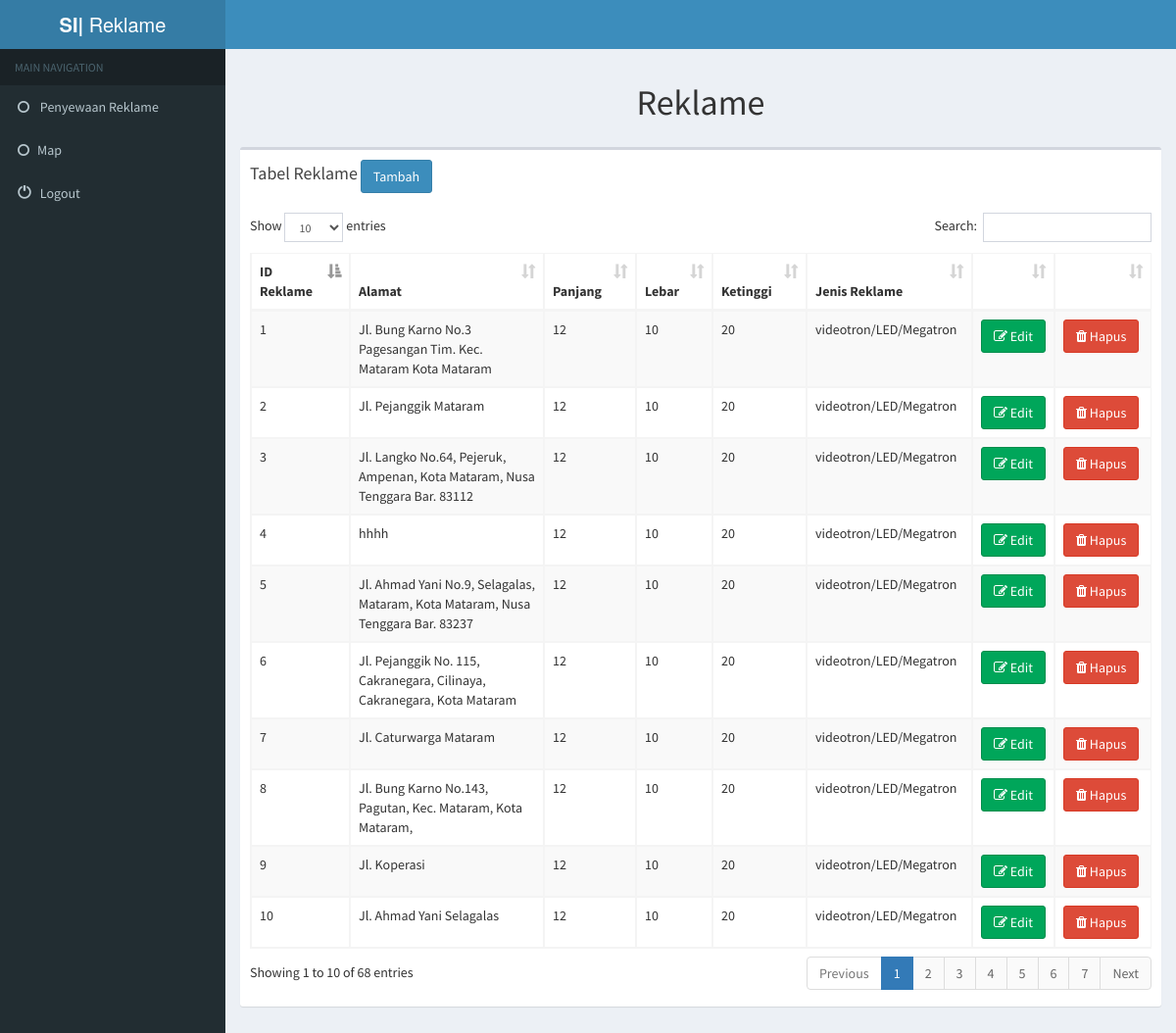
Page /index.php/reklame on the earlier database version.
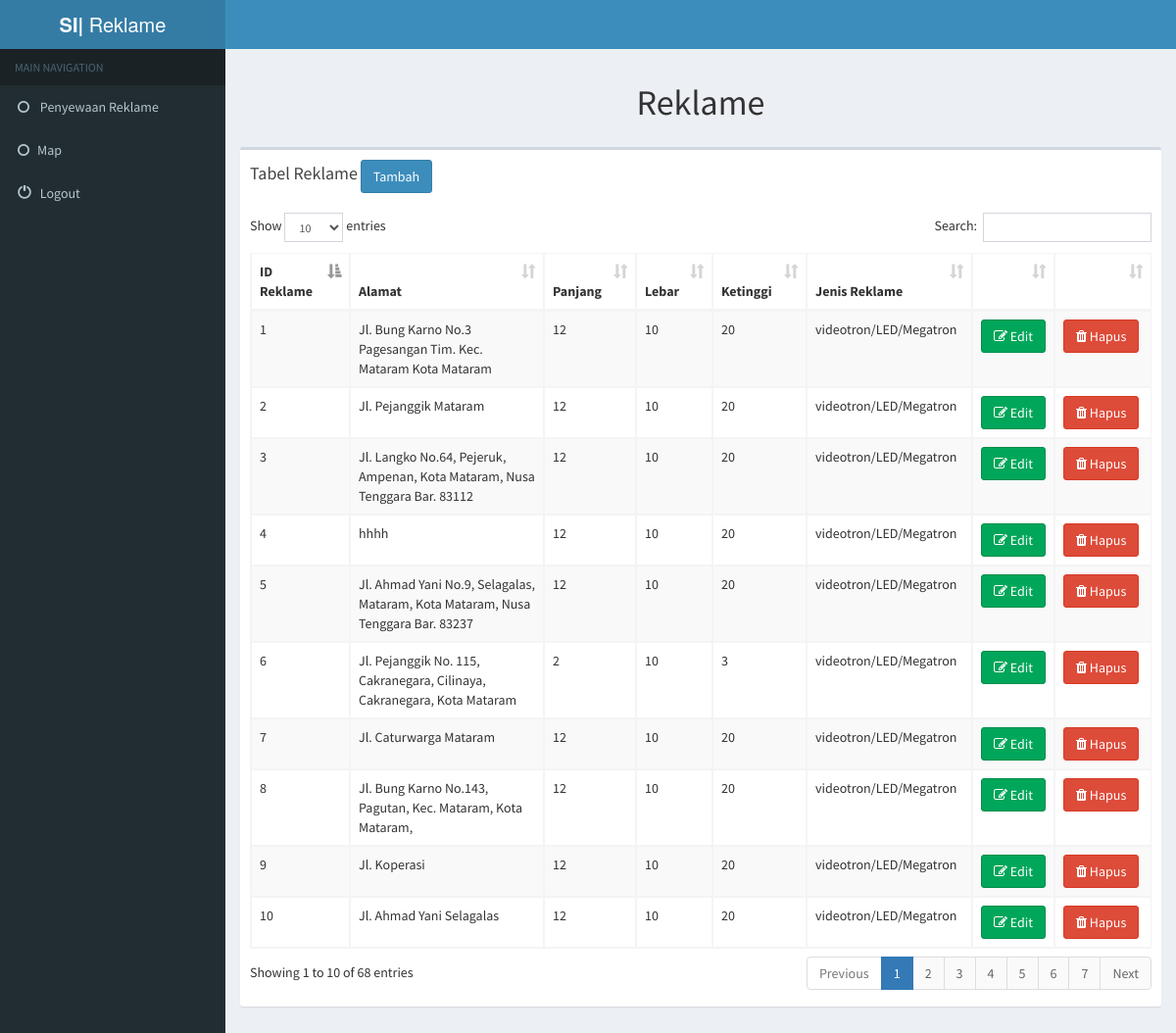
Same page on the later database version.
### tables this page shows
CREATE TABLE `reklame` (
  `id_reklame` int(4) NOT NULL,
  `id_jenis_reklame` int(3) NOT NULL,
  `jumlah_sisi` int(1) NOT NULL,
  `alamat` varchar(100) NOT NULL,
  `latitude` varchar(15) NOT NULL,
  `longitude` varchar(15) NOT NULL,
  `deskripsi` varchar(255) NOT NULL,
  `foto` varchar(30) NOT NULL,
  `panjang` int(4) NOT NULL COMMENT 'meter',
  `lebar` int(4) NOT NULL COMMENT 'meter',
  `ketinggian` int(4) NOT NULL COMMENT 'meter',
  `klasifikasi_jalan` varchar(1) NOT NULL
);

CREATE TABLE `jenis_reklame` (
  `id_jenis` int(11) NOT NULL,
  `nama` varchar(200) NOT NULL
);

### application/controllers/Reklame.php (called while the page is built, shortened)
<?php
class Reklame extends CI_Controller
{
	public function index()
	{
		$data['data'] = $this->M_Reklame->getAll();
		$this->load->view('include/header');
		$this->load->view('reklame/data',$data);
		$this->load->view('include/footer');
	}
}

### index.php (called while the page is built, shortened)
<?php
require_once BASEPATH.'core/CodeIgniter.php';

### application/models/M_Reklame.php (called while the page is built, shortened)
<?php
class M_Reklame extends CI_Model
{
	function getAll()
	{
	  $query = $this->db->get('reklame');
	  return $query->result_array();
	}
}
?>

### application/models/M_jenis_reklame.php (called while the page is built, shortened)
<?php
class M_jenis_reklame extends CI_Model
{
	function detail($where)
	{
		$this->db->where($where);
		return $this->db->get('jenis_reklame');
	}
}
?>

### application/views/reklame/data.php (the view, shortened to what this page needs)
<body class="hold-transition skin-blue sidebar-mini">
<div class="wrapper">
  <div class="content-wrapper">
    <section class="content-header">
      <center><h1>
         Reklame
      </h1></center>
    </section>
    <section class="content">
          <div class="box">
            <div class="box-header">
                <h3 class="box-title">Tabel Reklame  </h3>
                <a class="btn btn-primary" href="<?php echo base_url()."index.php/Reklame/form/" ?>">Tambah</a>
            </div>
            <div class="box-body">
              <table id="example1" class="table table-bordered table-striped">
                <thead>
                <tr>
                  <th>ID Reklame</th>
                  <th>Alamat</th>
                  <th>Panjang</th>
                  <th>Lebar</th>
                  <th>Ketinggi</th>
                  <th>Jenis Reklame</th>
                  <th></th>
                  <th></th>
                </tr>
                </thead>
                <tbody>
                  <?php foreach ($data as $row) {?>
                <tr>
                  <td> <?php echo $row['id_reklame']; ?> </td>
                  <td> <?php echo $row['alamat']; ?> </td>
                  <td> <?php echo $row['panjang']; ?> </td>
                  <td> <?php echo $row['lebar']; ?> </td>
                  <td> <?php echo $row['ketinggian']; ?> </td>
                  <td> <?php
                   $nama_jenis_reklame = $this->M_jenis_reklame->detail( array('id_jenis' => $row['id_jenis_reklame'] ))->row_array()['nama'];
                   echo $nama_jenis_reklame;
                   ?> </td>
                  <td>
                      <a class="btn btn-success" href="Reklame/form/<?php echo $row['id_reklame'];?>"> <i class="fa fa-edit "></i> Edit</a>
                </td>
                <td>
                      <a class="btn btn-danger" href="<?php echo site_url('Reklame/hapus/'.$row['id_reklame']);?>"
                      onclick="return confirm('Apakah Anda yakin ingin menghapus?')"> <i class="icon-trash"></i> <i class="fa fa-trash "></i> Hapus</a>
                </td>
                </tr>
                <?php } ?>
              </tbody>
              </table>
            </div>
          </div>

Differences in the rows shown:
changed reklame "Jl. Pejanggik No. 115, Cakranegara, Cilinaya, Cakranegara, Kota Mataram": panjang "12" → "2"; ketinggian "20" → "3"
